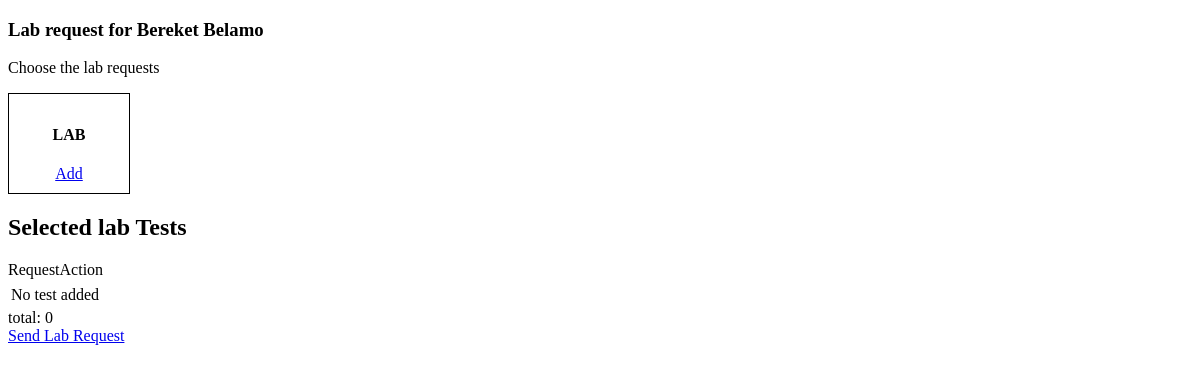
/doctor/labrequest/4/, run on an earlier commit of the app's database.
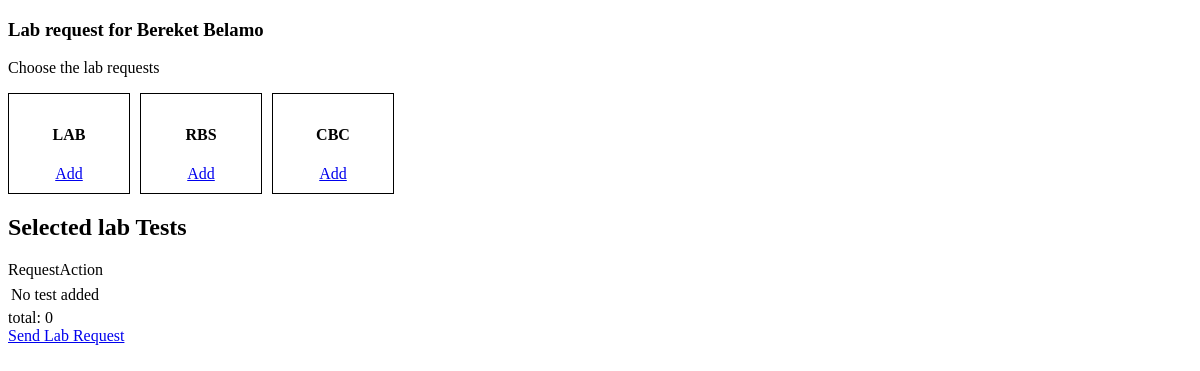
And on a later commit of the database.
### App/models.py (models this page shows, shortened)
class LabTest(models.Model):
    CATEGORY_CHOICES = [
        ('hematology', 'Hematology'),
        ('chemistry', 'Clinical Chemistry'),
        ('microbiology', 'Microbiology'),
        ('parasitology', 'Parasitology'),
        ('other', 'Other'),
    ]
    category = models.CharField(choices=CATEGORY_CHOICES)
    name = models.CharField(max_length=200)
    price = models.DecimalField(max_digits=10, decimal_places=2)
    reference_number = models.CharField()

### App/views.py (the view)
# urls.py: path('doctor/labrequest/<int:visit_id>/', views.labRequest, name = 'labRequest'),
def labRequest(request, visit_id):
    visit = Visit.objects.get(id=visit_id,status='doctor')
    labtests = LabTest.objects.all()
    lab_cart = request.session.get('lab_cart', {})
    cart = lab_cart.get(str(visit_id), [])
    selected_tests = LabTest.objects.filter(id__in=cart)
    total = sum(test.price for test in selected_tests)
    context = {
        'labtests': labtests,
        'visit': visit,
        'selected_tests': selected_tests,
        'total': total
    }
    return render(request,'doctor/labrequest.html',context)

### App/templates/doctor/labrequest.html (shortened to what this page needs)
<!DOCTYPE html>
<html lang="en">
<head>
</head>
<body>
    <h3>Lab request for {{visit.patient.name}}</h3>
    <p>Choose the lab requests</p>
    <div class="requests" style="display:flex; gap:10px; wrap:wrap;">
    {% for labtest in labtests  %}
        <div class="form-group" style =  "border:1px solid black; width:100px; text-align:center; padding:10px;">
            <h4>{{labtest.name}}</h4>
            <a href="{% url 'add_lab_test' visit.id labtest.id %}">Add</a>
        </div>
    {% endfor %}
    </div>
    <h2>Selected lab Tests</h2>
    <table>
        <thead>
        </thead>
        <tbody>
            {% for selected_test in  selected_tests %}
                <tr>
                    <td>{{selected_test.name}}</td>
                   <td><a href="{% url 'delete_lab_test' visit.id selected_test.id %}">Delete</a></td>
                </tr>
            {% empty %}
                <tr>
                    <td>No test added</td>
                </tr>
            {% endfor %}
        </tbody>
    </table>
     <label>total: </label>{{total}} <br>
     <a href="{% url 'send_lab_request' visit.id %}">Send Lab Request</a>
</body>
</html>

What changed in the data, as far as the page shows it:
added LabTest: name "RBS"
added LabTest: name "CBC"
